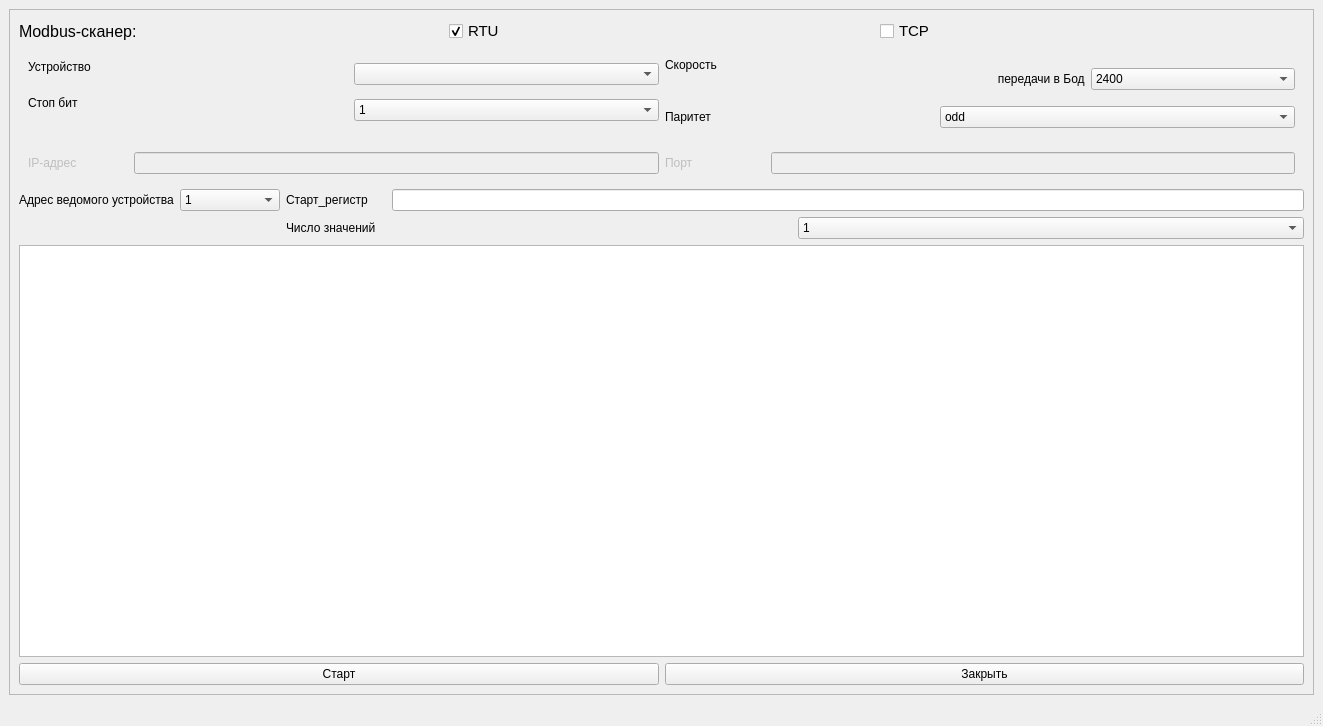
<?xml version="1.0" encoding="UTF-8"?>
<ui version="4.0">
 <class>MainWindow</class>
 <widget class="QMainWindow" name="MainWindow">
  <property name="enabled">
   <bool>true</bool>
  </property>
  <property name="geometry">
   <rect>
    <x>0</x>
    <y>0</y>
    <width>1323</width>
    <height>726</height>
   </rect>
  </property>
  <property name="windowTitle">
   <string>MainWindow</string>
  </property>
  <widget class="QWidget" name="centralwidget">
   <layout class="QGridLayout" name="gridLayout_3">
    <item row="0" column="0">
     <widget class="QScrollArea" name="scrollArea">
      <property name="widgetResizable">
       <bool>true</bool>
      </property>
      <widget class="QWidget" name="scrollAreaWidgetContents">
       <property name="geometry">
        <rect>
         <x>0</x>
         <y>0</y>
         <width>1303</width>
         <height>686</height>
        </rect>
       </property>
       <layout class="QGridLayout" name="gridLayout_2">
        <item row="0" column="0">
         <layout class="QVBoxLayout" name="verticalLayout_5">
          <item>
           <layout class="QHBoxLayout" name="horizontalLayout">
            <item>
             <widget class="QLabel" name="label">
              <property name="font">
               <font>
                <pointsize>12</pointsize>
               </font>
              </property>
              <property name="text">
               <string>Modbus-сканер:</string>
              </property>
             </widget>
            </item>
            <item>
             <widget class="QCheckBox" name="RTU_checkBox">
              <property name="font">
               <font>
                <pointsize>11</pointsize>
               </font>
              </property>
              <property name="text">
               <string>RTU</string>
              </property>
              <property name="checked">
               <bool>true</bool>
              </property>
              <property name="tristate">
               <bool>false</bool>
              </property>
             </widget>
            </item>
            <item>
             <widget class="QCheckBox" name="TCP_checkBox">
              <property name="font">
               <font>
                <pointsize>11</pointsize>
               </font>
              </property>
              <property name="text">
               <string>TCP</string>
              </property>
             </widget>
            </item>
           </layout>
          </item>
          <item>
           <layout class="QVBoxLayout" name="verticalLayout_3">
            <item>
             <widget class="QWidget" name="widget111" native="true">
              <property name="enabled">
               <bool>true</bool>
              </property>
              <layout class="QGridLayout" name="gridLayout">
               <item row="0" column="0">
                <layout class="QHBoxLayout" name="horizontalLayout_7">
                 <item>
                  <layout class="QVBoxLayout" name="verticalLayout">
                   <item>
                    <layout class="QHBoxLayout" name="horizontalLayout_2">
                     <item>
                      <widget class="QLabel" name="label_2">
                       <property name="text">
                        <string>Устройство
                                                                                                </string>
                       </property>
                      </widget>
                     </item>
                     <item>
                      <widget class="QComboBox" name="device_comboBox"/>
                     </item>
                    </layout>
                   </item>
                   <item>
                    <layout class="QHBoxLayout" name="horizontalLayout_3">
                     <item>
                      <widget class="QLabel" name="label_3">
                       <property name="text">
                        <string>Стоп бит
                                                                                                </string>
                       </property>
                      </widget>
                     </item>
                     <item>
                      <widget class="QComboBox" name="stop_bit_comboBox">
                       <item>
                        <property name="text">
                         <string>1</string>
                        </property>
                       </item>
                       <item>
                        <property name="text">
                         <string>2</string>
                        </property>
                       </item>
                      </widget>
                     </item>
                    </layout>
                   </item>
                  </layout>
                 </item>
                 <item>
                  <layout class="QVBoxLayout" name="verticalLayout_2">
                   <item>
                    <layout class="QHBoxLayout" name="horizontalLayout_4">
                     <item>
                      <widget class="QLabel" name="label_4">
                       <property name="text">
                        <string>Скорость
                                                                                                    передачи в Бод
                                                                                                </string>
                       </property>
                      </widget>
                     </item>
                     <item>
                      <widget class="QComboBox" name="speed_comboBox">
                       <item>
                        <property name="text">
                         <string>2400</string>
                        </property>
                       </item>
                       <item>
                        <property name="text">
                         <string>4800</string>
                        </property>
                       </item>
                       <item>
                        <property name="text">
                         <string>9600</string>
                        </property>
                       </item>
                       <item>
                        <property name="text">
                         <string>14400</string>
                        </property>
                       </item>
                       <item>
                        <property name="text">
                         <string>19200</string>
                        </property>
                       </item>
                       <item>
                        <property name="text">
                         <string>38400</string>
                        </property>
                       </item>
                       <item>
                        <property name="text">
                         <string>57600</string>
                        </property>
                       </item>
                      </widget>
                     </item>
                    </layout>
                   </item>
                   <item>
                    <layout class="QHBoxLayout" name="horizontalLayout_6">
                     <item>
                      <widget class="QLabel" name="label_6">
                       <property name="text">
                        <string>Паритет</string>
                       </property>
                      </widget>
                     </item>
                     <item>
                      <widget class="QComboBox" name="parity_comboBox">
                       <item>
                        <property name="text">
                         <string>odd</string>
                        </property>
                       </item>
                       <item>
                        <property name="text">
                         <string>even
                                                                                                    </string>
                        </property>
                       </item>
                       <item>
                        <property name="text">
                         <string>none
                                                                                                    </string>
                        </property>
                       </item>
                      </widget>
                     </item>
                    </layout>
                   </item>
                  </layout>
                 </item>
                </layout>
               </item>
              </layout>
             </widget>
            </item>
            <item>
             <widget class="QWidget" name="widget222" native="true">
              <property name="enabled">
               <bool>false</bool>
              </property>
              <layout class="QHBoxLayout" name="horizontalLayout_11">
               <item>
                <layout class="QHBoxLayout" name="horizontalLayout_10">
                 <item>
                  <layout class="QHBoxLayout" name="horizontalLayout_8">
                   <item>
                    <widget class="QLabel" name="label_7">
                     <property name="minimumSize">
                      <size>
                       <width>100</width>
                       <height>0</height>
                      </size>
                     </property>
                     <property name="text">
                      <string>IP-адрес</string>
                     </property>
                    </widget>
                   </item>
                   <item>
                    <widget class="QLineEdit" name="ip_modbus_lineEdit"/>
                   </item>
                  </layout>
                 </item>
                 <item>
                  <layout class="QHBoxLayout" name="horizontalLayout_9">
                   <item>
                    <widget class="QLabel" name="label_8">
                     <property name="minimumSize">
                      <size>
                       <width>100</width>
                       <height>0</height>
                      </size>
                     </property>
                     <property name="text">
                      <string>Порт</string>
                     </property>
                    </widget>
                   </item>
                   <item>
                    <widget class="QLineEdit" name="port_lineEdit"/>
                   </item>
                  </layout>
                 </item>
                </layout>
               </item>
              </layout>
             </widget>
            </item>
           </layout>
          </item>
          <item>
           <layout class="QVBoxLayout" name="verticalLayout_4">
            <item>
             <layout class="QFormLayout" name="formLayout">
              <item row="0" column="0">
               <layout class="QHBoxLayout" name="horizontalLayout_12">
                <item>
                 <widget class="QLabel" name="label_9">
                  <property name="minimumSize">
                   <size>
                    <width>100</width>
                    <height>0</height>
                   </size>
                  </property>
                  <property name="text">
                   <string>Адрес ведомого устройства</string>
                  </property>
                 </widget>
                </item>
                <item>
                 <widget class="QComboBox" name="address_device_comboBox">
                  <property name="minimumSize">
                   <size>
                    <width>100</width>
                    <height>0</height>
                   </size>
                  </property>
                  <item>
                   <property name="text">
                    <string>1</string>
                   </property>
                  </item>
                  <item>
                   <property name="text">
                    <string>2</string>
                   </property>
                  </item>
                  <item>
                   <property name="text">
                    <string>3</string>
                   </property>
                  </item>
                  <item>
                   <property name="text">
                    <string>4</string>
                   </property>
                  </item>
                  <item>
                   <property name="text">
                    <string>5</string>
                   </property>
                  </item>
                  <item>
                   <property name="text">
                    <string>6</string>
                   </property>
                  </item>
                  <item>
                   <property name="text">
                    <string>7</string>
                   </property>
                  </item>
                 </widget>
                </item>
               </layout>
              </item>
              <item row="0" column="1">
               <layout class="QHBoxLayout" name="horizontalLayout_13">
                <item>
                 <widget class="QLabel" name="label_10">
                  <property name="minimumSize">
                   <size>
                    <width>100</width>
                    <height>0</height>
                   </size>
                  </property>
                  <property name="text">
                   <string>Старт_регистр</string>
                  </property>
                 </widget>
                </item>
                <item>
                 <widget class="QLineEdit" name="lineEdit_3">
                  <property name="minimumSize">
                   <size>
                    <width>100</width>
                    <height>0</height>
                   </size>
                  </property>
                 </widget>
                </item>
               </layout>
              </item>
              <item row="1" column="1">
               <layout class="QHBoxLayout" name="horizontalLayout_14">
                <item>
                 <widget class="QLabel" name="label_11">
                  <property name="text">
                   <string>Число значений</string>
                  </property>
                 </widget>
                </item>
                <item>
                 <widget class="QComboBox" name="number_comboBox">
                  <item>
                   <property name="text">
                    <string>1</string>
                   </property>
                  </item>
                  <item>
                   <property name="text">
                    <string>2</string>
                   </property>
                  </item>
                  <item>
                   <property name="text">
                    <string>3</string>
                   </property>
                  </item>
                  <item>
                   <property name="text">
                    <string>4</string>
                   </property>
                  </item>
                  <item>
                   <property name="text">
                    <string>5</string>
                   </property>
                  </item>
                 </widget>
                </item>
               </layout>
              </item>
             </layout>
            </item>
            <item>
             <widget class="QTextEdit" name="textEdit"/>
            </item>
            <item>
             <layout class="QHBoxLayout" name="horizontalLayout_15">
              <item>
               <widget class="QPushButton" name="start_pushButton">
                <property name="enabled">
                 <bool>true</bool>
                </property>
                <property name="text">
                 <string>Старт</string>
                </property>
               </widget>
              </item>
              <item>
               <widget class="QPushButton" name="exit_pushButton">
                <property name="text">
                 <string>Закрыть</string>
                </property>
               </widget>
              </item>
             </layout>
            </item>
           </layout>
          </item>
         </layout>
        </item>
       </layout>
      </widget>
     </widget>
    </item>
   </layout>
  </widget>
  <widget class="QStatusBar" name="statusbar"/>
 </widget>
 <resources/>
 <connections>
  <connection>
   <sender>RTU_checkBox</sender>
   <signal>clicked()</signal>
   <receiver>TCP_checkBox</receiver>
   <slot>toggle()</slot>
   <hints>
    <hint type="sourcelabel">
     <x>325</x>
     <y>70</y>
    </hint>
    <hint type="destinationlabel">
     <x>507</x>
     <y>73</y>
    </hint>
   </hints>
  </connection>
  <connection>
   <sender>TCP_checkBox</sender>
   <signal>clicked()</signal>
   <receiver>RTU_checkBox</receiver>
   <slot>toggle()</slot>
   <hints>
    <hint type="sourcelabel">
     <x>578</x>
     <y>69</y>
    </hint>
    <hint type="destinationlabel">
     <x>369</x>
     <y>67</y>
    </hint>
   </hints>
  </connection>
 </connections>
</ui>
